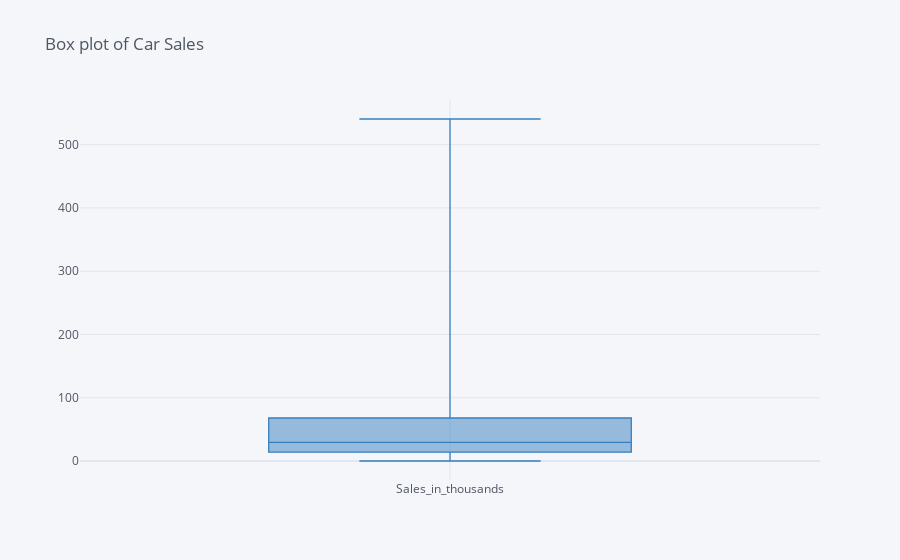

Notebook code for this chart:
### Code cell
df['Sales_in_thousands'].iplot(kind='box', title='Box plot of Car Sales',colors="blue")

### Figure 1 — Plotly figure (JSON) as saved in the notebook; plotly's stock layout.template omitted (floating-point values rounded to 4 significant figures; data arrays with more than 128 entries replaced by an {"elided": "..."} marker saying what was removed)
{"data": [{"boxpoints": false, "line": {"width": 1.3}, "marker": {"color": "rgba(55, 128, 191, 1.0)"}, "name": "Sales_in_thousands", "orientation": "v", "type": "box", "y": {"elided": "157 float values"}}], "layout": {"legend": {"bgcolor": "#F5F6F9", "font": {"color": "#4D5663"}}, "paper_bgcolor": "#F5F6F9", "plot_bgcolor": "#F5F6F9", "title": {"font": {"color": "#4D5663"}, "text": "Box plot of Car Sales"}, "xaxis": {"gridcolor": "#E1E5ED", "showgrid": true, "tickfont": {"color": "#4D5663"}, "title": {"font": {"color": "#4D5663"}, "text": ""}, "zerolinecolor": "#E1E5ED"}, "yaxis": {"gridcolor": "#E1E5ED", "showgrid": true, "tickfont": {"color": "#4D5663"}, "title": {"font": {"color": "#4D5663"}, "text": ""}, "zerolinecolor": "#E1E5ED"}}}
